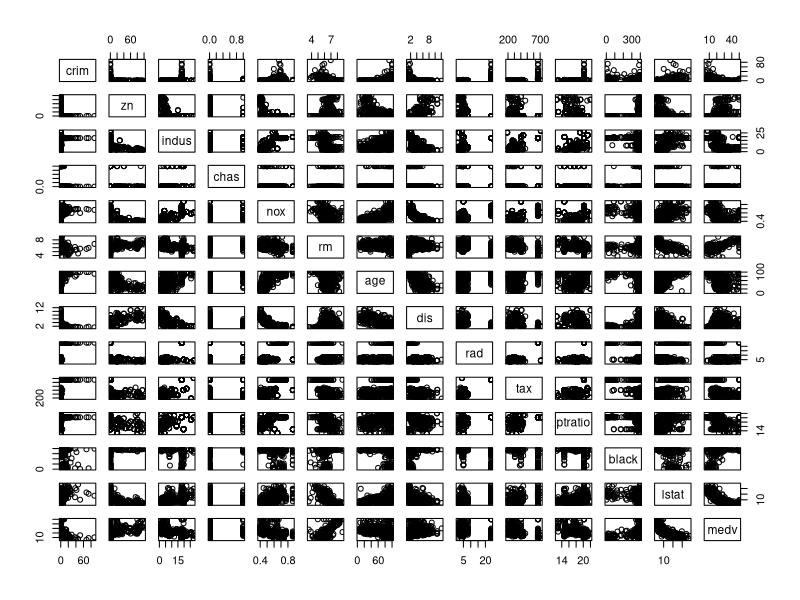
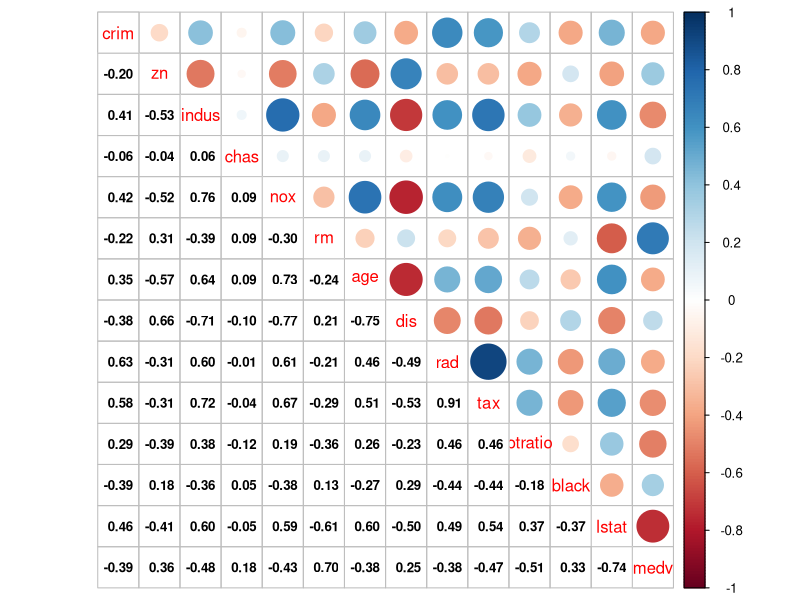
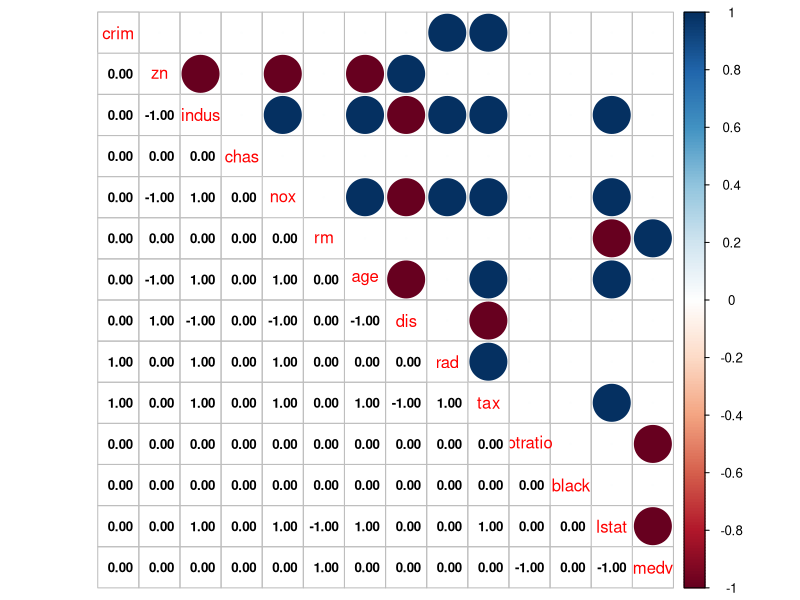
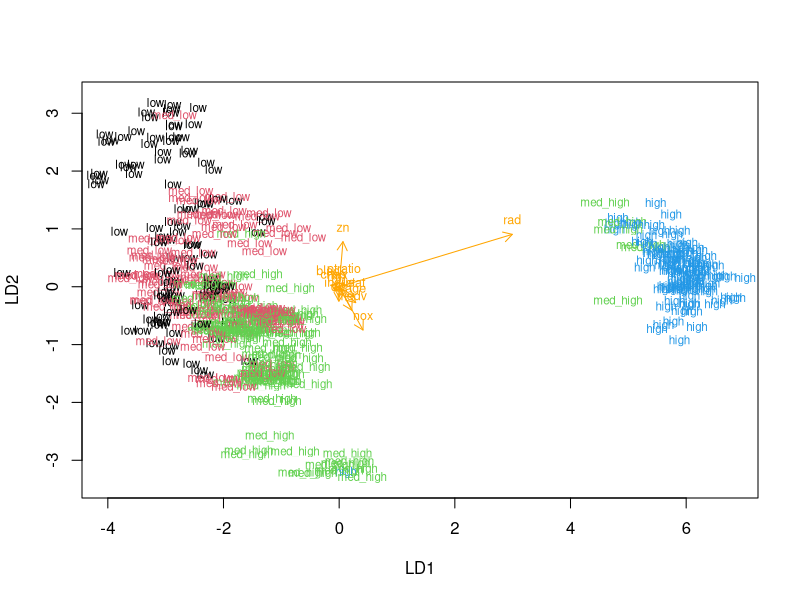
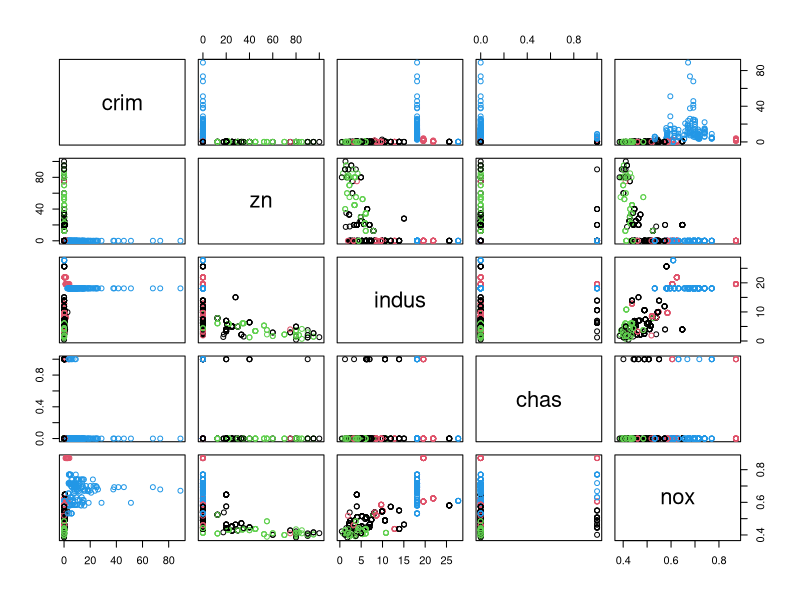
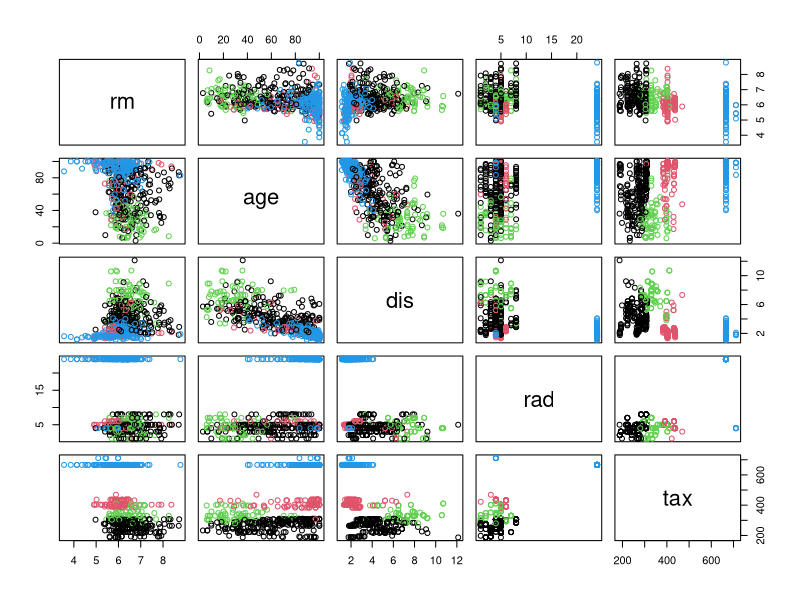
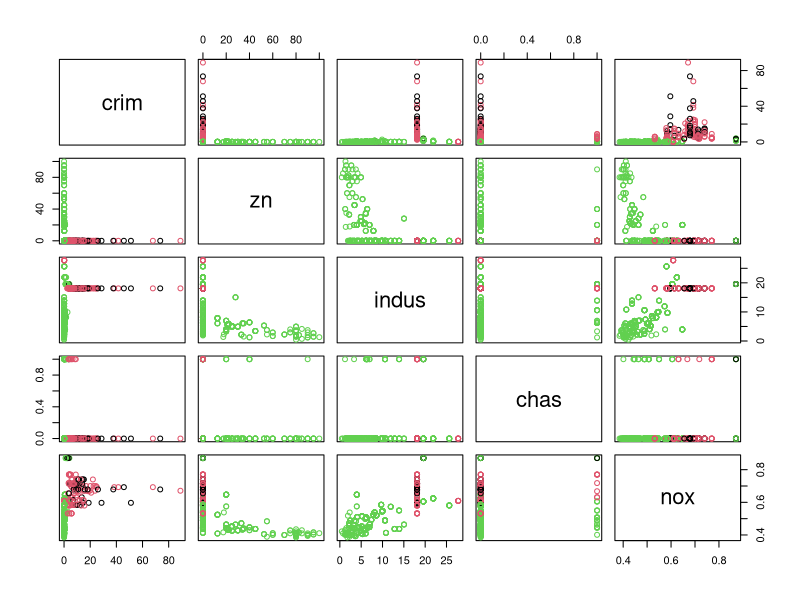
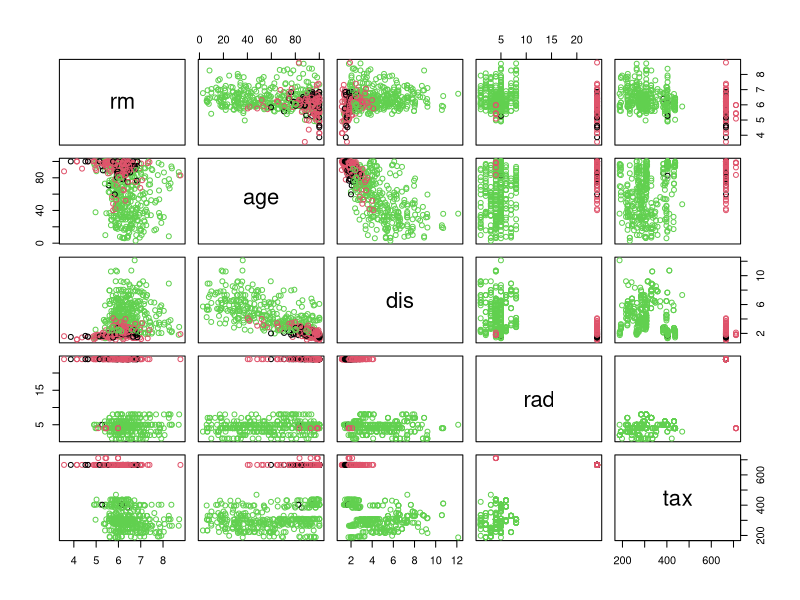

R code for these plots, in order:
## ---- chunk 1
library(MASS)
data("Boston") #loading the data
str(Boston)
summary(Boston)
pairs(Boston)
## ---- chunk 2
library(tidyverse)
library(corrplot)# to draw all corplots
cor_matrix<-cor(Boston)%>% round(2)
cor_matrix
corrplot.mixed(cor_matrix, lower.col="black", number.cex = .8 )
cor_matrix1<-cor(Boston)%>% round()
cor_matrix1

corrplot.mixed(cor_matrix1, lower.col="black", number.cex = .8 )
## ---- chunk 3
boston_scaled <- scale(Boston)
summary(boston_scaled)
boston_scaled<-as.data.frame(boston_scaled)
## ---- chunk 4
summary(boston_scaled$crim) #summary of crim
bins<-quantile(boston_scaled$crim) #changing in quantiles
crime<-cut(boston_scaled$crim, breaks=bins, include.lowest = T, labels = c("low", "med_low", "med_high", "high")) #labeling
table(crime)
boston_scaled <- dplyr::select(boston_scaled, -crim) # droping crim rate
boston_scaled<-data.frame(boston_scaled, crime)

#splitting in train and test set
n<-nrow(boston_scaled)
ind<-sample(n, size = n*0.8)
train<-boston_scaled[ind,]
test<-boston_scaled[-ind,]
correct_class <- test$crime
test<- dplyr::select(test, -crime)
## ---- chunk 5
lda.fit <- lda(crime ~ ., data = train)
lda.fit
lda.arrows <- function(x, myscale = 1, arrow_heads = 0.1, color = "orange", tex = 0.75, choices = c(1,2)){
  heads <- coef(x)
  arrows(x0 = 0, y0 = 0, 
         x1 = myscale * heads[,choices[1]], 
         y1 = myscale * heads[,choices[2]], col=color, length = arrow_heads)
  text(myscale * heads[,choices], labels = row.names(heads), 
       cex = tex, col=color, pos=3)
}
classes <- as.numeric(train$crime)
plot(lda.fit, dimen = 2,col = classes, pch = classes)
lda.arrows(lda.fit, myscale = 1)
## ---- chunk 6
lda.pred <- predict(lda.fit, newdata = test)
table(correct = correct_class, predicted = lda.pred$class)
## ---- chunk 7
library(MASS)
data("Boston")
bos_scale<-scale(Boston)
summary(bos_scale)
dis_boston<-dist(bos_scale) #eucline distance
summary(dis_boston)

km <-kmeans(Boston, centers = 4)# k-means clustering
pairs(Boston[1:5], col = km$cluster)# plot the Boston dataset with clusters
pairs(Boston[6:10], col = km$cluster)

km <-kmeans(Boston, centers = 3)# less clusters
pairs(Boston[1:5], col = km$cluster)
pairs(Boston[6:10], col = km$cluster)

km <-kmeans(Boston, centers = 5)# more clusters
pairs(Boston[1:5], col = km$cluster)
pairs(Boston[6:10], col = km$cluster)
## ---- chunk 8
set.seed(123)
k_max <- 5# determine the number of clusters
twcss <- sapply(1:k_max, function(k){kmeans(Boston, k)$tot.withinss})# calculate the total within sum of squares
qplot(x = 1:k_max, y = twcss, geom = 'line')# visualize the results

km <-kmeans(Boston, centers = 2)# k-means clustering
pairs(Boston[1:5], col = km$cluster)# plot the Boston dataset with clusters
pairs(Boston[6:10], col = km$cluster)
